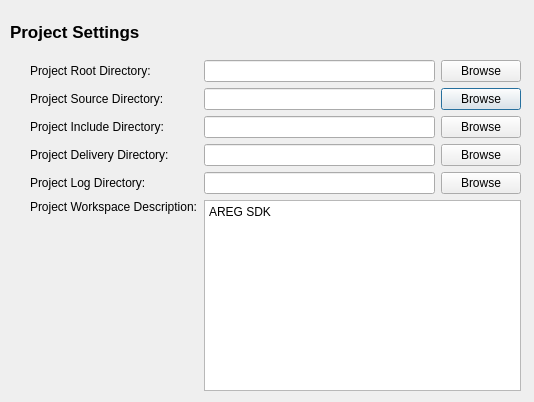
<?xml version="1.0" encoding="UTF-8"?>
<ui version="4.0">
 <class>projectDirSettingsDlg</class>
 <widget class="QDialog" name="projectDirSettingsDlg">
  <property name="geometry">
   <rect>
    <x>0</x>
    <y>0</y>
    <width>534</width>
    <height>402</height>
   </rect>
  </property>
  <property name="sizePolicy">
   <sizepolicy hsizetype="Fixed" vsizetype="Fixed">
    <horstretch>0</horstretch>
    <verstretch>0</verstretch>
   </sizepolicy>
  </property>
  <property name="windowTitle">
   <string>Dialog</string>
  </property>
  <widget class="QLabel" name="projectSettingsLabel">
   <property name="geometry">
    <rect>
     <x>10</x>
     <y>20</y>
     <width>151</width>
     <height>24</height>
    </rect>
   </property>
   <property name="font">
    <font>
     <pointsize>13</pointsize>
     <bold>true</bold>
    </font>
   </property>
   <property name="text">
    <string>Project Settings</string>
   </property>
  </widget>
  <widget class="QWidget" name="layoutWidget">
   <property name="geometry">
    <rect>
     <x>30</x>
     <y>60</y>
     <width>491</width>
     <height>331</height>
    </rect>
   </property>
   <layout class="QGridLayout" name="gridLayout">
    <item row="1" column="3" colspan="2">
     <widget class="QPushButton" name="sourceDirBrowseBtn">
      <property name="text">
       <string>Browse</string>
      </property>
     </widget>
    </item>
    <item row="1" column="2">
     <widget class="QLineEdit" name="sourceDirEdit"/>
    </item>
    <item row="0" column="2">
     <widget class="QLineEdit" name="rootDirEdit"/>
    </item>
    <item row="3" column="3" colspan="2">
     <widget class="QPushButton" name="deliveryDirBrowseBtn">
      <property name="text">
       <string>Browse</string>
      </property>
     </widget>
    </item>
    <item row="3" column="0" colspan="2">
     <widget class="QLabel" name="deliveryDirLabel">
      <property name="text">
       <string>Project Delivery Directory:</string>
      </property>
     </widget>
    </item>
    <item row="1" column="0" colspan="2">
     <widget class="QLabel" name="sourceDirLabel">
      <property name="text">
       <string>Project Source Directory:</string>
      </property>
     </widget>
    </item>
    <item row="0" column="3" colspan="2">
     <widget class="QPushButton" name="rootDirBrowseBtn">
      <property name="text">
       <string>Browse</string>
      </property>
     </widget>
    </item>
    <item row="2" column="2">
     <widget class="QLineEdit" name="includeDirEdit"/>
    </item>
    <item row="5" column="2" colspan="3">
     <widget class="QPlainTextEdit" name="workspaceEdit">
      <property name="plainText">
       <string>AREG SDK</string>
      </property>
     </widget>
    </item>
    <item row="0" column="0" colspan="2">
     <widget class="QLabel" name="rootDirLabel">
      <property name="text">
       <string>Project Root Directory:</string>
      </property>
     </widget>
    </item>
    <item row="2" column="3" colspan="2">
     <widget class="QPushButton" name="includeDirBrowseBtn">
      <property name="text">
       <string>Browse</string>
      </property>
     </widget>
    </item>
    <item row="2" column="0" colspan="2">
     <widget class="QLabel" name="includeDirLabel">
      <property name="text">
       <string>Project Include Directory:</string>
      </property>
     </widget>
    </item>
    <item row="5" column="0" colspan="2">
     <widget class="QLabel" name="workspaceDescriptionLabel">
      <property name="text">
       <string>Project Workspace Description:</string>
      </property>
      <property name="alignment">
       <set>Qt::AlignmentFlag::AlignLeading|Qt::AlignmentFlag::AlignLeft|Qt::AlignmentFlag::AlignTop</set>
      </property>
     </widget>
    </item>
    <item row="3" column="2">
     <widget class="QLineEdit" name="deliveryDirEdit"/>
    </item>
    <item row="4" column="2">
     <widget class="QLineEdit" name="logDirEdit"/>
    </item>
    <item row="4" column="3" colspan="2">
     <widget class="QPushButton" name="logDirBrowseBtn">
      <property name="text">
       <string>Browse</string>
      </property>
     </widget>
    </item>
    <item row="4" column="0" colspan="2">
     <widget class="QLabel" name="logDirLabel">
      <property name="text">
       <string>Project Log Directory:</string>
      </property>
     </widget>
    </item>
   </layout>
  </widget>
 </widget>
 <tabstops>
  <tabstop>rootDirEdit</tabstop>
  <tabstop>rootDirBrowseBtn</tabstop>
  <tabstop>sourceDirEdit</tabstop>
  <tabstop>sourceDirBrowseBtn</tabstop>
  <tabstop>includeDirEdit</tabstop>
  <tabstop>includeDirBrowseBtn</tabstop>
  <tabstop>deliveryDirEdit</tabstop>
  <tabstop>deliveryDirBrowseBtn</tabstop>
  <tabstop>logDirEdit</tabstop>
  <tabstop>logDirBrowseBtn</tabstop>
  <tabstop>workspaceEdit</tabstop>
 </tabstops>
 <resources/>
 <connections/>
</ui>
